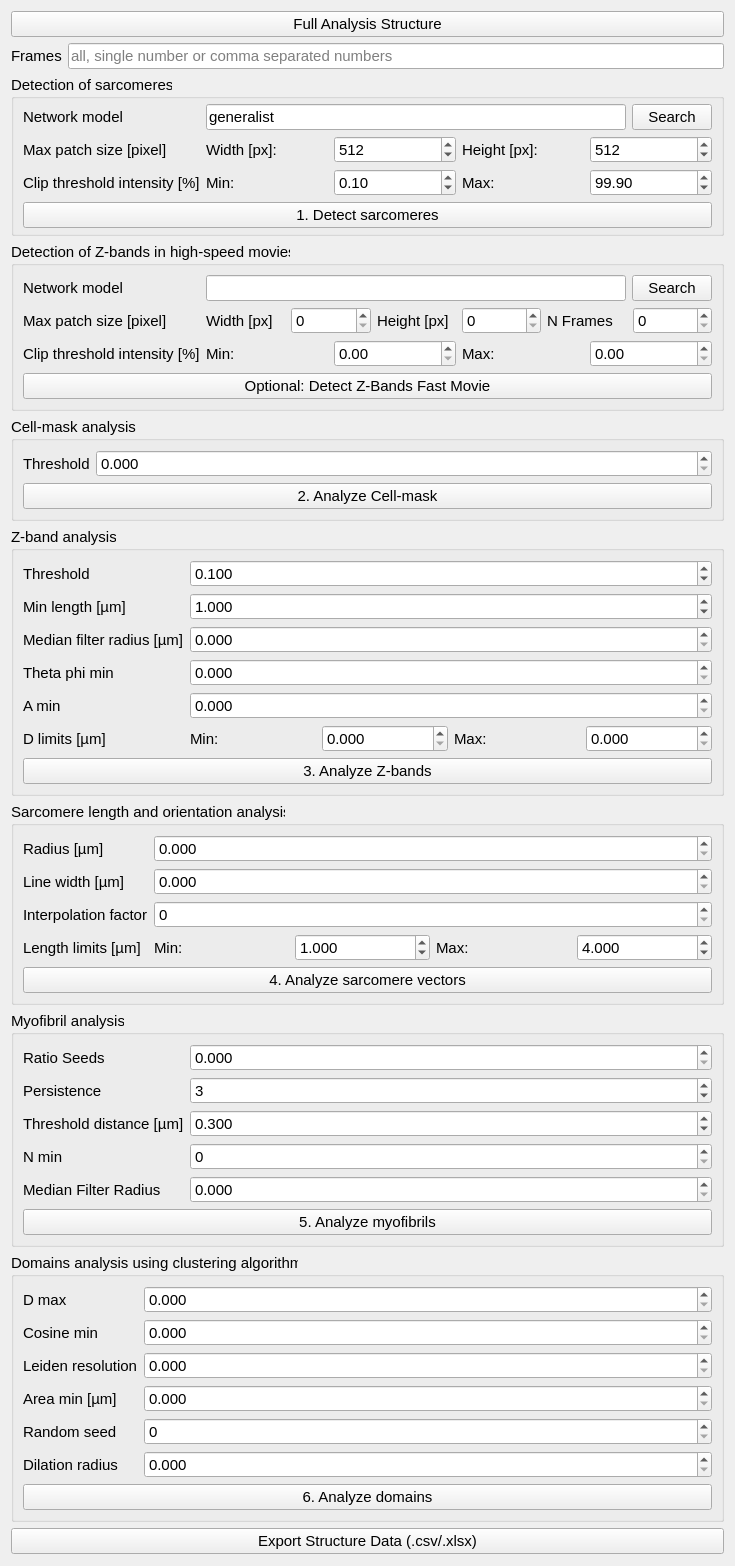
<?xml version="1.0" encoding="UTF-8"?>
<ui version="4.0">
 <class>Form</class>
 <widget class="QWidget" name="Form">
  <property name="geometry">
   <rect>
    <x>0</x>
    <y>0</y>
    <width>735</width>
    <height>1566</height>
   </rect>
  </property>
  <property name="windowTitle">
   <string>Form</string>
  </property>
  <layout class="QFormLayout" name="formLayout">
   <item row="0" column="0" colspan="2">
    <widget class="QPushButton" name="btn_analyze_structure">
     <property name="font">
      <font>
       <pointsize>11</pointsize>
      </font>
     </property>
     <property name="toolTip">
      <string>execute all of the below functions except cell mask prediction (check the parameters before)</string>
     </property>
     <property name="text">
      <string>Full Analysis Structure</string>
     </property>
    </widget>
   </item>
   <item row="2" column="0">
    <widget class="QLabel" name="label_4">
     <property name="font">
      <font>
       <pointsize>11</pointsize>
      </font>
     </property>
     <property name="toolTip">
      <string>possible values: all, single number or comma separated numbers, note that time starts with 0</string>
     </property>
     <property name="text">
      <string>Frames</string>
     </property>
    </widget>
   </item>
   <item row="2" column="1">
    <widget class="QLineEdit" name="le_general_frames">
     <property name="font">
      <font>
       <pointsize>11</pointsize>
      </font>
     </property>
     <property name="toolTip">
      <string>possible values: all, single number or comma separated numbers, note that time starts with 0</string>
     </property>
     <property name="placeholderText">
      <string>all, single number or comma separated numbers</string>
     </property>
    </widget>
   </item>
   <item row="3" column="0" colspan="2">
    <widget class="QGroupBox" name="groupBox">
     <property name="enabled">
      <bool>true</bool>
     </property>
     <property name="font">
      <font>
       <pointsize>11</pointsize>
      </font>
     </property>
     <property name="title">
      <string>Detection of sarcomeres</string>
     </property>
     <property name="flat">
      <bool>false</bool>
     </property>
     <layout class="QFormLayout" name="formLayout_2">
      <property name="topMargin">
       <number>5</number>
      </property>
      <property name="bottomMargin">
       <number>5</number>
      </property>
      <item row="0" column="0">
       <widget class="QLabel" name="label_2">
        <property name="toolTip">
         <string>Path of trained network weights for U-Net or Siam-U-Net</string>
        </property>
        <property name="text">
         <string>Network model</string>
        </property>
       </widget>
      </item>
      <item row="0" column="1">
       <layout class="QHBoxLayout" name="horizontalLayout">
        <item>
         <widget class="QLineEdit" name="le_network">
          <property name="toolTip">
           <string>Path of trained network weights for U-Net or Siam-U-Net</string>
          </property>
          <property name="text">
           <string>generalist</string>
          </property>
         </widget>
        </item>
        <item>
         <widget class="QPushButton" name="btn_search_network">
          <property name="text">
           <string>Search</string>
          </property>
         </widget>
        </item>
       </layout>
      </item>
      <item row="2" column="0">
       <widget class="QLabel" name="label_9">
        <property name="toolTip">
         <string>Maximal patch dimensions for convolutional neural network (n_x, n_y).</string>
        </property>
        <property name="text">
         <string>Max patch size [pixel]</string>
        </property>
       </widget>
      </item>
      <item row="2" column="1">
       <layout class="QHBoxLayout" name="horizontalLayout_2">
        <item>
         <widget class="QLabel" name="label_11">
          <property name="toolTip">
           <string>Maximal patch dimensions for convolutional neural network (n_x, n_y).</string>
          </property>
          <property name="text">
           <string>Width [px]:</string>
          </property>
         </widget>
        </item>
        <item>
         <widget class="QSpinBox" name="sb_predict_size_width">
          <property name="toolTip">
           <string>Maximal patch dimensions for convolutional neural network (n_x, n_y).</string>
          </property>
          <property name="maximum">
           <number>1000000</number>
          </property>
          <property name="singleStep">
           <number>16</number>
          </property>
          <property name="value">
           <number>512</number>
          </property>
         </widget>
        </item>
        <item>
         <widget class="QLabel" name="label_10">
          <property name="toolTip">
           <string>Maximal patch dimensions for convolutional neural network (n_x, n_y).</string>
          </property>
          <property name="text">
           <string>Height [px]:</string>
          </property>
         </widget>
        </item>
        <item>
         <widget class="QSpinBox" name="sb_predict_size_height">
          <property name="toolTip">
           <string>Maximal patch dimensions for convolutional neural network (n_x, n_y).</string>
          </property>
          <property name="maximum">
           <number>1000000</number>
          </property>
          <property name="singleStep">
           <number>16</number>
          </property>
          <property name="value">
           <number>512</number>
          </property>
         </widget>
        </item>
       </layout>
      </item>
      <item row="3" column="0">
       <widget class="QLabel" name="label_12">
        <property name="toolTip">
         <string>Clip threshold (lower / upper) for intensity normalization.</string>
        </property>
        <property name="text">
         <string>Clip threshold intensity [%]</string>
        </property>
       </widget>
      </item>
      <item row="3" column="1">
       <layout class="QHBoxLayout" name="horizontalLayout_3">
        <item>
         <widget class="QLabel" name="label_13">
          <property name="toolTip">
           <string>Clip threshold (lower / upper) for intensity normalization.</string>
          </property>
          <property name="text">
           <string>Min:</string>
          </property>
         </widget>
        </item>
        <item>
         <widget class="QDoubleSpinBox" name="dsb_predict_clip_thresh_min">
          <property name="toolTip">
           <string>Clip threshold (lower / upper) for intensity normalization.</string>
          </property>
          <property name="decimals">
           <number>2</number>
          </property>
          <property name="maximum">
           <double>100.000000000000000</double>
          </property>
          <property name="value">
           <double>0.100000000000000</double>
          </property>
         </widget>
        </item>
        <item>
         <widget class="QLabel" name="label_14">
          <property name="toolTip">
           <string>Clip threshold (lower / upper) for intensity normalization.</string>
          </property>
          <property name="text">
           <string>Max:</string>
          </property>
         </widget>
        </item>
        <item>
         <widget class="QDoubleSpinBox" name="dsb_predict_clip_thresh_max">
          <property name="toolTip">
           <string>Clip threshold (lower / upper) for intensity normalization.</string>
          </property>
          <property name="decimals">
           <number>2</number>
          </property>
          <property name="maximum">
           <double>100.000000000000000</double>
          </property>
          <property name="value">
           <double>99.900000000000006</double>
          </property>
         </widget>
        </item>
       </layout>
      </item>
      <item row="4" column="0" colspan="2">
       <widget class="QPushButton" name="btn_structure_predict">
        <property name="toolTip">
         <string>execute sarcomere prediction based on the given network</string>
        </property>
        <property name="text">
         <string>1. Detect sarcomeres</string>
        </property>
       </widget>
      </item>
     </layout>
    </widget>
   </item>
   <item row="4" column="0" colspan="2">
    <widget class="QGroupBox" name="groupBox_6">
     <property name="font">
      <font>
       <pointsize>11</pointsize>
      </font>
     </property>
     <property name="title">
      <string>Detection of Z-bands in high-speed movies</string>
     </property>
     <layout class="QFormLayout" name="formLayout_7">
      <item row="3" column="0" colspan="2">
       <widget class="QPushButton" name="btn_fast_movie">
        <property name="toolTip">
         <string>Predict sarcomere z-bands with 3D U-Net for high-speed movies for improved temporal consistency.</string>
        </property>
        <property name="text">
         <string>Optional: Detect Z-Bands Fast Movie</string>
        </property>
       </widget>
      </item>
      <item row="0" column="0">
       <widget class="QLabel" name="label_29">
        <property name="text">
         <string>Network model</string>
        </property>
       </widget>
      </item>
      <item row="0" column="1">
       <layout class="QHBoxLayout" name="horizontalLayout_4">
        <item>
         <widget class="QLineEdit" name="le_fast_movie_network_model"/>
        </item>
        <item>
         <widget class="QPushButton" name="btn_fast_movie_search">
          <property name="text">
           <string>Search</string>
          </property>
         </widget>
        </item>
       </layout>
      </item>
      <item row="1" column="0">
       <widget class="QLabel" name="label_30">
        <property name="toolTip">
         <string>Maximal patch dimensions for convolutional neural network (n_frames, n_x, n_y).
            Dimensions need to be divisible by 16. Default is (32, 256, 256).</string>
        </property>
        <property name="text">
         <string>Max patch size [pixel]</string>
        </property>
       </widget>
      </item>
      <item row="1" column="1">
       <layout class="QHBoxLayout" name="horizontalLayout_6">
        <item>
         <widget class="QLabel" name="label_34">
          <property name="toolTip">
           <string>Maximal patch dimensions for convolutional neural network (n_frames, n_x, n_y).
            Dimensions need to be divisible by 16. Default is (32, 256, 256).</string>
          </property>
          <property name="text">
           <string>Width [px]</string>
          </property>
         </widget>
        </item>
        <item>
         <widget class="QSpinBox" name="sb_fast_movie_width">
          <property name="toolTip">
           <string>Maximal patch dimensions for convolutional neural network (n_frames, n_x, n_y).
            Dimensions need to be divisible by 16. Default is (32, 256, 256).</string>
          </property>
          <property name="maximum">
           <number>9999999</number>
          </property>
         </widget>
        </item>
        <item>
         <widget class="QLabel" name="label_33">
          <property name="toolTip">
           <string>Maximal patch dimensions for convolutional neural network (n_frames, n_x, n_y).
            Dimensions need to be divisible by 16. Default is (32, 256, 256).</string>
          </property>
          <property name="text">
           <string>Height [px]</string>
          </property>
         </widget>
        </item>
        <item>
         <widget class="QSpinBox" name="sb_fast_movie_height">
          <property name="toolTip">
           <string>Maximal patch dimensions for convolutional neural network (n_frames, n_x, n_y).
            Dimensions need to be divisible by 16. Default is (32, 256, 256).</string>
          </property>
          <property name="maximum">
           <number>9999999</number>
          </property>
         </widget>
        </item>
        <item>
         <widget class="QLabel" name="label_31">
          <property name="text">
           <string>N Frames</string>
          </property>
         </widget>
        </item>
        <item>
         <widget class="QSpinBox" name="sb_fast_movie_n_frames">
          <property name="maximum">
           <number>9999999</number>
          </property>
         </widget>
        </item>
       </layout>
      </item>
      <item row="2" column="0">
       <widget class="QLabel" name="label_36">
        <property name="toolTip">
         <string>Clip threshold (lower / upper) for intensity normalization. Default is (0., 99.8).</string>
        </property>
        <property name="text">
         <string>Clip threshold intensity [%]</string>
        </property>
       </widget>
      </item>
      <item row="2" column="1">
       <layout class="QHBoxLayout" name="horizontalLayout_7">
        <item>
         <widget class="QLabel" name="label_40">
          <property name="toolTip">
           <string>Clip threshold (lower / upper) for intensity normalization. Default is (0., 99.8).</string>
          </property>
          <property name="text">
           <string>Min:</string>
          </property>
         </widget>
        </item>
        <item>
         <widget class="QDoubleSpinBox" name="dsb_fast_movie_clip_thresh_min">
          <property name="toolTip">
           <string>Clip threshold (lower / upper) for intensity normalization. Default is (0., 99.8).</string>
          </property>
          <property name="maximum">
           <double>999999999.000000000000000</double>
          </property>
         </widget>
        </item>
        <item>
         <widget class="QLabel" name="label_39">
          <property name="toolTip">
           <string>Clip threshold (lower / upper) for intensity normalization. Default is (0., 99.8).</string>
          </property>
          <property name="text">
           <string>Max:</string>
          </property>
         </widget>
        </item>
        <item>
         <widget class="QDoubleSpinBox" name="dsb_fast_movie_clip_thresh_max">
          <property name="toolTip">
           <string>Clip threshold (lower / upper) for intensity normalization. Default is (0., 99.8).</string>
          </property>
          <property name="maximum">
           <double>99999999.000000000000000</double>
          </property>
         </widget>
        </item>
       </layout>
      </item>
     </layout>
    </widget>
   </item>
   <item row="5" column="0" colspan="2">
    <widget class="QGroupBox" name="groupBox_7">
     <property name="font">
      <font>
       <pointsize>11</pointsize>
      </font>
     </property>
     <property name="title">
      <string>Cell-mask analysis</string>
     </property>
     <layout class="QFormLayout" name="formLayout_8">
      <item row="0" column="0">
       <widget class="QLabel" name="label_42">
        <property name="font">
         <font>
          <pointsize>11</pointsize>
         </font>
        </property>
        <property name="text">
         <string>Threshold</string>
        </property>
       </widget>
      </item>
      <item row="0" column="1">
       <widget class="QDoubleSpinBox" name="dsb_cell_mask_threshold">
        <property name="font">
         <font>
          <pointsize>11</pointsize>
         </font>
        </property>
        <property name="decimals">
         <number>3</number>
        </property>
        <property name="maximum">
         <double>999999999.000000000000000</double>
        </property>
       </widget>
      </item>
      <item row="1" column="0" colspan="2">
       <widget class="QPushButton" name="btn_structure_analyze_cell_mask">
        <property name="text">
         <string>2. Analyze Cell-mask</string>
        </property>
       </widget>
      </item>
     </layout>
    </widget>
   </item>
   <item row="7" column="0" colspan="2">
    <widget class="QGroupBox" name="groupBox_2">
     <property name="font">
      <font>
       <pointsize>11</pointsize>
      </font>
     </property>
     <property name="title">
      <string>Z-band analysis</string>
     </property>
     <layout class="QFormLayout" name="formLayout_3">
      <item row="0" column="0">
       <widget class="QLabel" name="label_3">
        <property name="toolTip">
         <string>Threshold for binarizing z-bands prior to labeling (0 - 1)</string>
        </property>
        <property name="text">
         <string>Threshold</string>
        </property>
       </widget>
      </item>
      <item row="0" column="1">
       <widget class="QDoubleSpinBox" name="dsb_z_band_threshold">
        <property name="toolTip">
         <string>Threshold for binarizing z-bands prior to labeling (0 - 1)</string>
        </property>
        <property name="decimals">
         <number>3</number>
        </property>
        <property name="maximum">
         <double>1.000000000000000</double>
        </property>
        <property name="value">
         <double>0.100000000000000</double>
        </property>
       </widget>
      </item>
      <item row="1" column="0">
       <widget class="QLabel" name="label_15">
        <property name="toolTip">
         <string>Minimal length of z-bands, smaller z-bands are removed.</string>
        </property>
        <property name="text">
         <string>Min length [µm]</string>
        </property>
       </widget>
      </item>
      <item row="1" column="1">
       <widget class="QDoubleSpinBox" name="dsb_z_band_min_length">
        <property name="toolTip">
         <string>Minimal length of z-bands, smaller z-bands are removed.</string>
        </property>
        <property name="decimals">
         <number>3</number>
        </property>
        <property name="minimum">
         <double>-10000000000000000000.000000000000000</double>
        </property>
        <property name="maximum">
         <double>1000000000000000000000.000000000000000</double>
        </property>
        <property name="value">
         <double>1.000000000000000</double>
        </property>
       </widget>
      </item>
      <item row="2" column="0">
       <widget class="QLabel" name="label_5">
        <property name="toolTip">
         <string>Radius of kernel to smooth sarcomere orientation field. Default is 0.2 µm.</string>
        </property>
        <property name="text">
         <string>Median filter radius [µm]</string>
        </property>
       </widget>
      </item>
      <item row="2" column="1">
       <widget class="QDoubleSpinBox" name="dsb_z_band_median_filter_radius">
        <property name="toolTip">
         <string>Radius of kernel to smooth sarcomere orientation field. Default is 0.2 µm.</string>
        </property>
        <property name="decimals">
         <number>3</number>
        </property>
        <property name="maximum">
         <double>99999999.000000000000000</double>
        </property>
       </widget>
      </item>
      <item row="3" column="0">
       <widget class="QLabel" name="label_8">
        <property name="toolTip">
         <string>Minimal cosine of the angle between the pointed z-band vector and the connecting vector between ends of z-bands.
            Smaller values are not recognized as connections (for lateral alignment and distance analysis). Defaults to 0.25.</string>
        </property>
        <property name="text">
         <string>Theta phi min </string>
        </property>
       </widget>
      </item>
      <item row="3" column="1">
       <widget class="QDoubleSpinBox" name="dsb_z_band_theta_phi_min">
        <property name="toolTip">
         <string>Minimal cosine of the angle between the pointed z-band vector and the connecting vector between ends of z-bands.
            Smaller values are not recognized as connections (for lateral alignment and distance analysis). Defaults to 0.25.</string>
        </property>
        <property name="decimals">
         <number>3</number>
        </property>
        <property name="maximum">
         <double>99999999.000000000000000</double>
        </property>
       </widget>
      </item>
      <item row="4" column="0">
       <widget class="QLabel" name="label_17">
        <property name="toolTip">
         <string>Minimal lateral alignment between z-band ends. Defaults to 0.1.</string>
        </property>
        <property name="text">
         <string>A min</string>
        </property>
       </widget>
      </item>
      <item row="4" column="1">
       <widget class="QDoubleSpinBox" name="dsb_z_band_a_min">
        <property name="toolTip">
         <string>Minimal lateral alignment between z-band ends. Defaults to 0.1.</string>
        </property>
        <property name="decimals">
         <number>3</number>
        </property>
        <property name="maximum">
         <double>99999999.000000000000000</double>
        </property>
       </widget>
      </item>
      <item row="8" column="0" colspan="2">
       <widget class="QPushButton" name="btn_structure_z_band">
        <property name="enabled">
         <bool>true</bool>
        </property>
        <property name="toolTip">
         <string>execute z band analysis, check parameters before</string>
        </property>
        <property name="text">
         <string>3. Analyze Z-bands</string>
        </property>
       </widget>
      </item>
      <item row="7" column="0">
       <widget class="QLabel" name="label_7">
        <property name="text">
         <string>D limits [µm]</string>
        </property>
       </widget>
      </item>
      <item row="7" column="1">
       <layout class="QHBoxLayout" name="horizontalLayout_8">
        <item>
         <widget class="QLabel" name="label_32">
          <property name="toolTip">
           <string>Minimal distance between z-band ends (in µm). Z-band end pairs with smaller distances are not connected.
            Defaults to 0.25.</string>
          </property>
          <property name="text">
           <string>Min:</string>
          </property>
         </widget>
        </item>
        <item>
         <widget class="QDoubleSpinBox" name="dsb_z_band_d_min">
          <property name="toolTip">
           <string>Minimal distance between z-band ends (in µm). Z-band end pairs with smaller distances are not connected.
            Defaults to 0.25.</string>
          </property>
          <property name="decimals">
           <number>3</number>
          </property>
          <property name="maximum">
           <double>99999999.000000000000000</double>
          </property>
         </widget>
        </item>
        <item>
         <widget class="QLabel" name="label_20">
          <property name="toolTip">
           <string>Maximal distance between z-band ends (in µm). Z-band end pairs with larger distances are not connected
            (for lateral alignment and distance analysis). Defaults to 5.0.</string>
          </property>
          <property name="text">
           <string>Max:</string>
          </property>
         </widget>
        </item>
        <item>
         <widget class="QDoubleSpinBox" name="dsb_z_band_d_max">
          <property name="toolTip">
           <string>Maximal distance between z-band ends (in µm). Z-band end pairs with larger distances are not connected
            (for lateral alignment and distance analysis). Defaults to 5.0.</string>
          </property>
          <property name="decimals">
           <number>3</number>
          </property>
          <property name="maximum">
           <double>9999999.000000000000000</double>
          </property>
         </widget>
        </item>
       </layout>
      </item>
     </layout>
    </widget>
   </item>
   <item row="8" column="0" colspan="2">
    <widget class="QGroupBox" name="groupBox_3">
     <property name="enabled">
      <bool>true</bool>
     </property>
     <property name="font">
      <font>
       <pointsize>11</pointsize>
      </font>
     </property>
     <property name="title">
      <string>Sarcomere length and orientation analysis</string>
     </property>
     <layout class="QFormLayout" name="formLayout_4">
      <item row="0" column="0">
       <widget class="QLabel" name="label_6">
        <property name="toolTip">
         <string>Radius around midline points to analyze sarcomere orientation, in µm (default is 0.25 µm).</string>
        </property>
        <property name="text">
         <string>Radius [µm]</string>
        </property>
       </widget>
      </item>
      <item row="0" column="1">
       <widget class="QDoubleSpinBox" name="dsb_vectors_radius">
        <property name="toolTip">
         <string>Radius around midline points to analyze sarcomere orientation, in µm (default is 0.25 µm).</string>
        </property>
        <property name="decimals">
         <number>3</number>
        </property>
        <property name="maximum">
         <double>99999999.000000000000000</double>
        </property>
       </widget>
      </item>
      <item row="1" column="0">
       <widget class="QLabel" name="label_18">
        <property name="toolTip">
         <string>Line width of profile lines to analyze sarcomere lengths, in µm (default is 0.3 µm).</string>
        </property>
        <property name="text">
         <string>Line width [µm]</string>
        </property>
       </widget>
      </item>
      <item row="1" column="1">
       <widget class="QDoubleSpinBox" name="dsb_vectors_line_width">
        <property name="toolTip">
         <string>Line width of profile lines to analyze sarcomere lengths, in µm (default is 0.3 µm).</string>
        </property>
        <property name="decimals">
         <number>3</number>
        </property>
        <property name="maximum">
         <double>9999999.000000000000000</double>
        </property>
       </widget>
      </item>
      <item row="2" column="0">
       <widget class="QLabel" name="label_21">
        <property name="toolTip">
         <string>Interpolation factor for profiles to calculate sarcomere length. Default to 4.</string>
        </property>
        <property name="text">
         <string>Interpolation factor</string>
        </property>
       </widget>
      </item>
      <item row="2" column="1">
       <widget class="QSpinBox" name="sb_vectors_interpolation_factor">
        <property name="toolTip">
         <string>Interpolation factor for profiles to calculate sarcomere length. Default to 4.</string>
        </property>
        <property name="maximum">
         <number>99999999</number>
        </property>
       </widget>
      </item>
      <item row="3" column="0">
       <widget class="QLabel" name="label_23">
        <property name="toolTip">
         <string>Limits of lengths / wavelet distances in µm, range of sarcomere lengths</string>
        </property>
        <property name="text">
         <string>Length limits [µm]</string>
        </property>
       </widget>
      </item>
      <item row="3" column="1">
       <layout class="QHBoxLayout" name="horizontalLayout_5">
        <item>
         <widget class="QLabel" name="label_25">
          <property name="toolTip">
           <string>Limits of lengths / wavelet distances in µm, range of sarcomere lengths</string>
          </property>
          <property name="text">
           <string>Min:</string>
          </property>
         </widget>
        </item>
        <item>
         <widget class="QDoubleSpinBox" name="dsb_vectors_len_lims_min">
          <property name="toolTip">
           <string>Limits of lengths / wavelet distances in µm, range of sarcomere lengths</string>
          </property>
          <property name="decimals">
           <number>3</number>
          </property>
          <property name="maximum">
           <double>10000.000000000000000</double>
          </property>
          <property name="value">
           <double>1.000000000000000</double>
          </property>
         </widget>
        </item>
        <item>
         <widget class="QLabel" name="label_24">
          <property name="toolTip">
           <string>Limits of lengths / wavelet distances in µm, range of sarcomere lengths</string>
          </property>
          <property name="text">
           <string>Max:</string>
          </property>
         </widget>
        </item>
        <item>
         <widget class="QDoubleSpinBox" name="dsb_vectors_len_lims_max">
          <property name="toolTip">
           <string>Limits of lengths / wavelet distances in µm, range of sarcomere lengths</string>
          </property>
          <property name="decimals">
           <number>3</number>
          </property>
          <property name="maximum">
           <double>10000.000000000000000</double>
          </property>
          <property name="value">
           <double>4.000000000000000</double>
          </property>
         </widget>
        </item>
       </layout>
      </item>
      <item row="4" column="0" colspan="2">
       <widget class="QPushButton" name="btn_structure_vectors">
        <property name="toolTip">
         <string>executes wavelet analysis, check frames, with &quot;all&quot; it will take a while</string>
        </property>
        <property name="text">
         <string>4. Analyze sarcomere vectors</string>
        </property>
       </widget>
      </item>
     </layout>
    </widget>
   </item>
   <item row="9" column="0" colspan="2">
    <widget class="QGroupBox" name="groupBox_5">
     <property name="font">
      <font>
       <pointsize>11</pointsize>
      </font>
     </property>
     <property name="title">
      <string>Myofibril analysis</string>
     </property>
     <layout class="QFormLayout" name="formLayout_6">
      <item row="1" column="0">
       <widget class="QLabel" name="label_35">
        <property name="toolTip">
         <string>Ratio of sarcomere vector used as seeds for line growth. Defaults to 0.1.</string>
        </property>
        <property name="text">
         <string>Ratio Seeds</string>
        </property>
       </widget>
      </item>
      <item row="2" column="0">
       <widget class="QLabel" name="label_37">
        <property name="toolTip">
         <string>Persistence of line (average length and orientation for prior estimation)</string>
        </property>
        <property name="text">
         <string>Persistence</string>
        </property>
       </widget>
      </item>
      <item row="2" column="1">
       <widget class="QSpinBox" name="sb_myofibril_persistence">
        <property name="toolTip">
         <string>Persistence of line (average length and orientation for prior estimation)</string>
        </property>
        <property name="maximum">
         <number>10</number>
        </property>
        <property name="value">
         <number>3</number>
        </property>
       </widget>
      </item>
      <item row="3" column="0">
       <widget class="QLabel" name="label_38">
        <property name="toolTip">
         <string>Maximal distance for nearest neighbor estimation (in micrometer)</string>
        </property>
        <property name="text">
         <string>Threshold distance [µm]</string>
        </property>
       </widget>
      </item>
      <item row="3" column="1">
       <widget class="QDoubleSpinBox" name="dsb_myofibril_thresh_dist">
        <property name="toolTip">
         <string>Maximal distance for nearest neighbor estimation (in micrometer)</string>
        </property>
        <property name="decimals">
         <number>3</number>
        </property>
        <property name="maximum">
         <double>100000000.000000000000000</double>
        </property>
        <property name="value">
         <double>0.300000000000000</double>
        </property>
       </widget>
      </item>
      <item row="4" column="0">
       <widget class="QLabel" name="label_22">
        <property name="toolTip">
         <string>Minimal number of sarcomere line segments per line. Shorter lines are removed. Defaults to 5.</string>
        </property>
        <property name="text">
         <string>N min</string>
        </property>
       </widget>
      </item>
      <item row="4" column="1">
       <widget class="QSpinBox" name="sb_myofibril_n_min">
        <property name="toolTip">
         <string>Minimal number of sarcomere line segments per line. Shorter lines are removed. Defaults to 5.</string>
        </property>
        <property name="maximum">
         <number>10000008</number>
        </property>
       </widget>
      </item>
      <item row="6" column="0" colspan="2">
       <widget class="QPushButton" name="btn_structure_myofibril">
        <property name="toolTip">
         <string>execute myofibril length calculation</string>
        </property>
        <property name="text">
         <string>5. Analyze myofibrils</string>
        </property>
       </widget>
      </item>
      <item row="1" column="1">
       <widget class="QDoubleSpinBox" name="dsb_myofibril_ratio_seeds">
        <property name="toolTip">
         <string>Ratio of sarcomere vector used as seeds for line growth. Defaults to 0.1.</string>
        </property>
        <property name="decimals">
         <number>3</number>
        </property>
        <property name="maximum">
         <double>9999999999.000000000000000</double>
        </property>
       </widget>
      </item>
      <item row="5" column="0">
       <widget class="QLabel" name="label_41">
        <property name="toolTip">
         <string>Filter radius for smoothing myofibril length map (in micrometers). Defaults to 0.5.</string>
        </property>
        <property name="text">
         <string>Median Filter Radius</string>
        </property>
       </widget>
      </item>
      <item row="5" column="1">
       <widget class="QDoubleSpinBox" name="dsb_myofibril_median_filter_radius">
        <property name="toolTip">
         <string>Filter radius for smoothing myofibril length map (in micrometers). Defaults to 0.5.</string>
        </property>
        <property name="decimals">
         <number>3</number>
        </property>
        <property name="maximum">
         <double>99999999.000000000000000</double>
        </property>
       </widget>
      </item>
     </layout>
    </widget>
   </item>
   <item row="10" column="0" colspan="2">
    <widget class="QGroupBox" name="groupBox_4">
     <property name="font">
      <font>
       <pointsize>11</pointsize>
      </font>
     </property>
     <property name="title">
      <string>Domains analysis using clustering algorithm</string>
     </property>
     <layout class="QFormLayout" name="formLayout_5">
      <item row="0" column="0">
       <widget class="QLabel" name="label">
        <property name="toolTip">
         <string>Max. distance threshold for creating a network edge between vector ends</string>
        </property>
        <property name="text">
         <string>D max </string>
        </property>
       </widget>
      </item>
      <item row="0" column="1">
       <widget class="QDoubleSpinBox" name="dsb_domains_d_max">
        <property name="toolTip">
         <string>Max. distance threshold for creating a network edge between vector ends</string>
        </property>
        <property name="decimals">
         <number>3</number>
        </property>
        <property name="maximum">
         <double>9999995.000000000000000</double>
        </property>
       </widget>
      </item>
      <item row="1" column="0">
       <widget class="QLabel" name="label_16">
        <property name="toolTip">
         <string>Minimal absolute cosine between vector angles for creating a network edge between vector ends</string>
        </property>
        <property name="text">
         <string>Cosine min</string>
        </property>
       </widget>
      </item>
      <item row="1" column="1">
       <widget class="QDoubleSpinBox" name="dsb_domains_cosine_min">
        <property name="toolTip">
         <string>Minimal absolute cosine between vector angles for creating a network edge between vector ends</string>
        </property>
        <property name="decimals">
         <number>3</number>
        </property>
        <property name="maximum">
         <double>99999999999.000000000000000</double>
        </property>
       </widget>
      </item>
      <item row="2" column="0">
       <widget class="QLabel" name="label_19">
        <property name="toolTip">
         <string>Control parameter for domain size. If resolution is small, the algorithm favors larger domains.
            Greater resolution favors smaller domains. Defaults to 0.05.</string>
        </property>
        <property name="text">
         <string>Leiden resolution</string>
        </property>
       </widget>
      </item>
      <item row="2" column="1">
       <widget class="QDoubleSpinBox" name="dsb_domains_leiden_resolution">
        <property name="toolTip">
         <string>Control parameter for domain size. If resolution is small, the algorithm favors larger domains.
            Greater resolution favors smaller domains. Defaults to 0.05.</string>
        </property>
        <property name="decimals">
         <number>3</number>
        </property>
        <property name="maximum">
         <double>99999999.000000000000000</double>
        </property>
       </widget>
      </item>
      <item row="3" column="0">
       <widget class="QLabel" name="label_26">
        <property name="toolTip">
         <string>Minimal area of domains/clusters (in µm^2). Defaults to 50.0.</string>
        </property>
        <property name="text">
         <string>Area min [µm]</string>
        </property>
       </widget>
      </item>
      <item row="3" column="1">
       <widget class="QDoubleSpinBox" name="dsb_domains_area_min">
        <property name="toolTip">
         <string>Minimal area of domains/clusters (in µm^2). Defaults to 50.0.</string>
        </property>
        <property name="decimals">
         <number>3</number>
        </property>
        <property name="maximum">
         <double>9999999.000000000000000</double>
        </property>
       </widget>
      </item>
      <item row="4" column="0">
       <widget class="QLabel" name="label_27">
        <property name="toolTip">
         <string>Random seed for Leiden algorithm, to ensure reproducibility. Defaults to 2.</string>
        </property>
        <property name="text">
         <string>Random seed</string>
        </property>
       </widget>
      </item>
      <item row="4" column="1">
       <widget class="QSpinBox" name="sb_domains_random_seed">
        <property name="toolTip">
         <string>Random seed for Leiden algorithm, to ensure reproducibility. Defaults to 2.</string>
        </property>
        <property name="maximum">
         <number>999999999</number>
        </property>
       </widget>
      </item>
      <item row="5" column="0">
       <widget class="QLabel" name="label_28">
        <property name="toolTip">
         <string>Dilation radius for refining domain area masks. Defaults to 3.</string>
        </property>
        <property name="text">
         <string>Dilation radius</string>
        </property>
       </widget>
      </item>
      <item row="5" column="1">
       <widget class="QDoubleSpinBox" name="dsb_domains_dilation_radius">
        <property name="toolTip">
         <string>Dilation radius for refining domain area masks. Defaults to 3.</string>
        </property>
        <property name="decimals">
         <number>3</number>
        </property>
        <property name="maximum">
         <double>999999999.000000000000000</double>
        </property>
       </widget>
      </item>
      <item row="6" column="0" colspan="2">
       <widget class="QPushButton" name="btn_structure_domain_analysis">
        <property name="toolTip">
         <string>Find sarcomere domains with similar orientation using agglomerative clustering</string>
        </property>
        <property name="text">
         <string>6. Analyze domains</string>
        </property>
       </widget>
      </item>
     </layout>
    </widget>
   </item>
   <item row="11" column="0" colspan="2">
    <widget class="QPushButton" name="btn_export_structure_data">
     <property name="font">
      <font>
       <pointsize>11</pointsize>
      </font>
     </property>
     <property name="text">
      <string>Export Structure Data (.csv/.xlsx)</string>
     </property>
    </widget>
   </item>
  </layout>
 </widget>
 <resources/>
 <connections/>
</ui>
